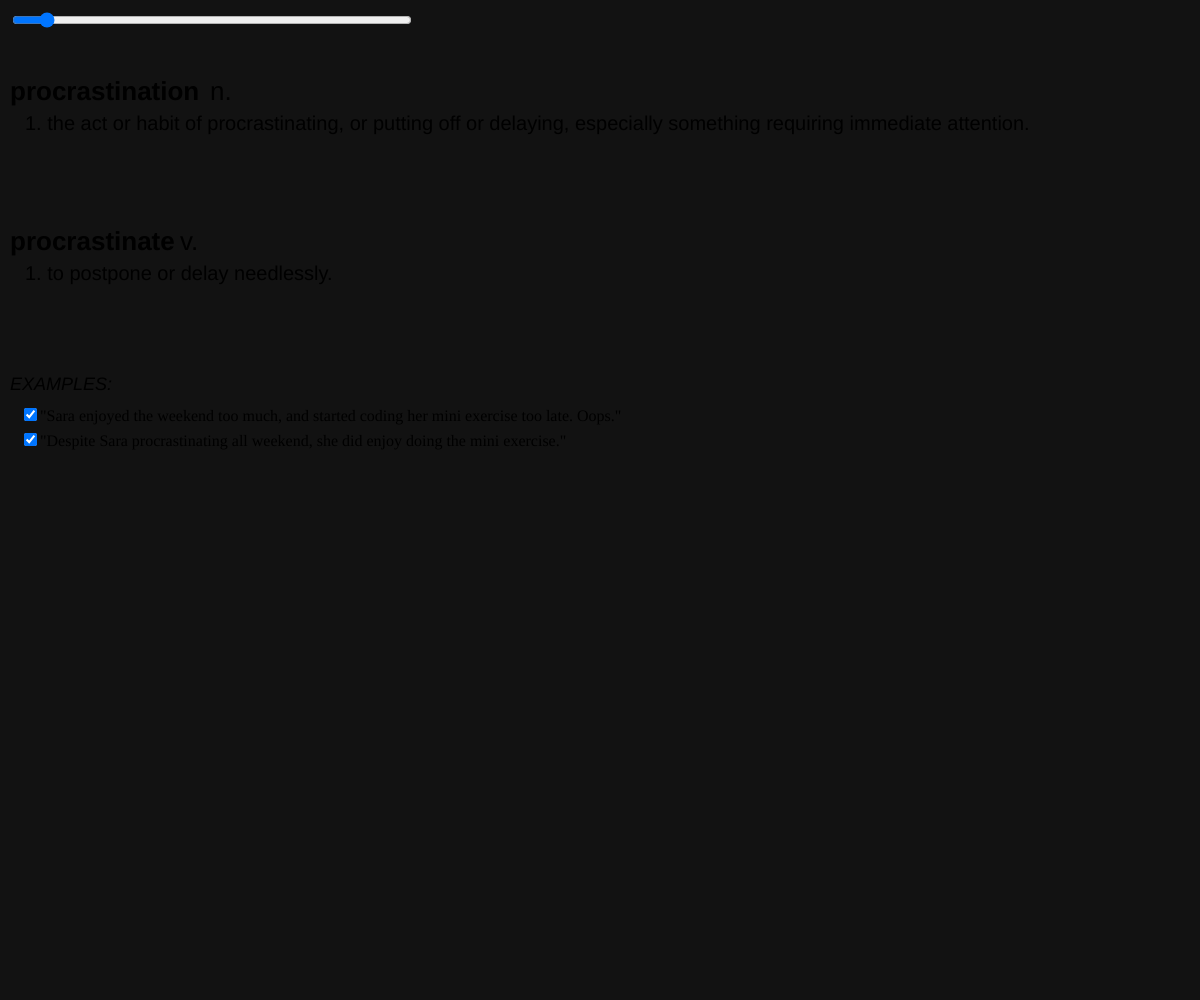
Frame 1 (no input)
Frame 60 (no input): identical to frame 1, image omitted
Frame 120 (the mouse pressed at the canvas centre since frame 60): identical to frame 1, image omitted

The p5.js sketch that drew this single still picture (run headless with seeded random() and noise() and a simulated clock; from frame 60 on, the mouse is pressed at the canvas centre):

// p5.js sketch
// ── sketch.js
var slider;
var checkboxone;
var checkboxtwo;

function setup() {
  createCanvas(windowWidth, windowHeight);
  
  slider = createSlider(0, 255, 18);
  slider.position(10, 10);
  slider.style('width', '400px');
  
  checkboxone = createCheckbox('"Sara enjoyed the weekend too much, and started coding her mini exercise too late. Oops."', true);
  checkboxone.changed(myCheckedEvent);
  checkboxone.position(20, 405);
  
  checkboxtwo = createCheckbox('"Despite Sara procrastinating all weekend, she did enjoy doing the mini exercise."', true);
  checkboxtwo.changed(myCheckedEvent);
  checkboxtwo.position(20, 430);
}

function draw() {
  var val = slider.value();
  background(val);
  
  fill(0);
  textSize(26);
  textStyle(BOLD);
  text("procrastination", 10, 100);
  textStyle(NORMAL);
  text("n.", 210, 100);
  textSize(20);
  text("1. the act or habit of procrastinating, or putting off or delaying, especially something requiring immediate attention.", 25, 130);
  
  textSize(26);
  textStyle(BOLD);
  text("procrastinate", 10, 250);
  textStyle(NORMAL);
  text("v.", 180, 250);
  textSize(20);
  text("1. to postpone or delay needlessly.", 25, 280);
  
  textStyle(ITALIC);
  textSize(18);
  text("EXAMPLES:", 10, 390);
}

function myCheckedEvent() {
  if (this.checked()) {
    console.log("Checking!");
  } else {
    console.log("Unchecking!");
  }
}
